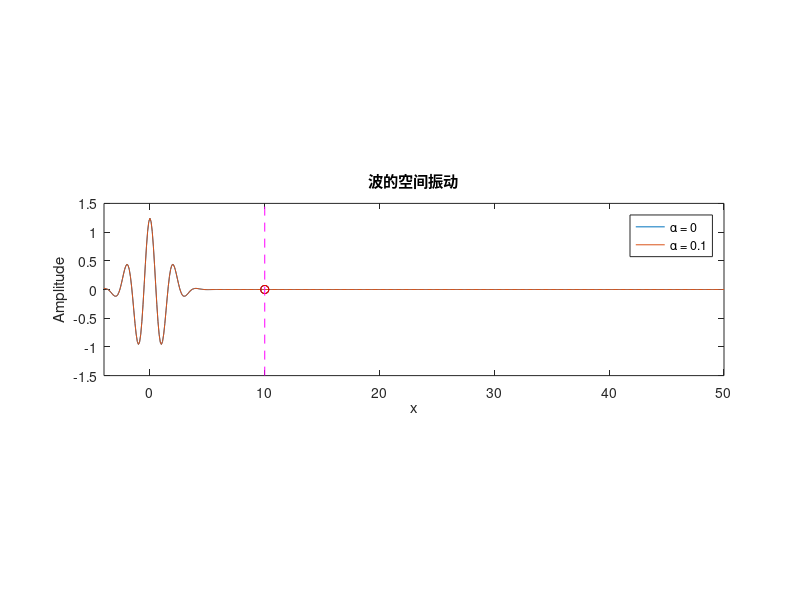

The MATLAB source for this figure: (Note: this script raises an error after producing the figure.)
clear;
clc;

x = -4:0.1:50;
time = 0:0.1:50;
f1 = zeros(length(time),length(x));
f2 = zeros(length(time),length(x));

for i = 1:length(time)
    t = time(i);
    ampli1 = 0;
    ampli2 = 0;
    for k  = 1:100
        ampli1 = ampli1 + 0.07*(exp(-(0.1*k-3).^2)+exp(-(0.1*k+3).^2)).*...
            cos(0.1*k.*x-0.1*k./sqrt(1+0.0*(0.1*k).^2).*t);
        ampli2 = ampli2 + 0.07*(exp(-(0.1*k-3).^2)+exp(-(0.1*k+3).^2)).*...
            cos(0.1*k.*x-0.1*k./sqrt(1+0.1*(0.1*k).^2).*t);
    end
	f1(i,:) = ampli1; 
    f2(i,:) = ampli2;
end

%随着时间变化，空间振动形态
figure(1)
ampli1 = f1(1,:);
h1 = plot(x,ampli1,'YDataSource','ampli1');
hold on
ampli2 = f2(1,:);
h2 = plot(x,ampli2,'YDataSource','ampli2');
h3 = plot(x(141),ampli1(141),'ko','YDataSource','ampli1(141)');
h4 = plot(x(141),ampli2(141),'ro','YDataSource','ampli2(141)');

line([10,10],[-1.5,1.5],'LineStyle','--','Color','m');
title('波的空间振动');
legend('α = 0','α = 0.1');
xlabel('x');
ylabel('Amplitude');
xlim([-4,50]);
ylim([-1.5,1.5]);
set(gca,'DataAspectRatio',[5 1 1])

filename = 'spatialVibration.gif';
for i = 1:length(time)
    ampli1 = f1(i,:);
    ampli2 = f2(i,:);
    refreshdata(h1,'caller') 
    refreshdata(h2,'caller') 
    refreshdata(h3,'caller') 
    refreshdata(h4,'caller') 
	drawnow
    frame = getframe(1);
    im = frame2im(frame);
    [A,map] = rgb2ind(im,256); 
	if i == 1
		imwrite(A,map,filename,'gif','LoopCount',Inf,'DelayTime',0.00001);
	else
		imwrite(A,map,filename,'gif','WriteMode','append','DelayTime',0.00001);
    end
    %pause(0.0001)
end

